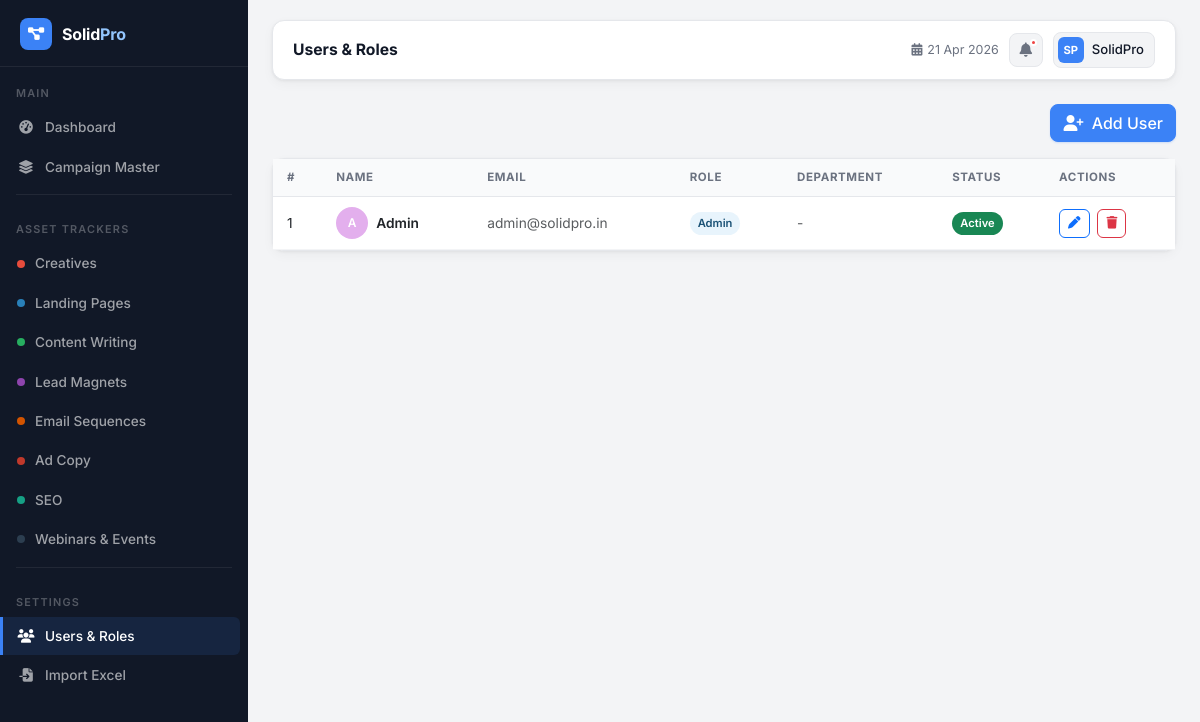
/users.php (signed in), run on the app's committed database.
### tables this page shows
CREATE TABLE IF NOT EXISTS users (
    id INT AUTO_INCREMENT PRIMARY KEY,
    name VARCHAR(150) NOT NULL,
    email VARCHAR(200) UNIQUE,
    password_hash VARCHAR(255),
    role VARCHAR(50) DEFAULT 'Team Member',
    department VARCHAR(100),
    project_scope TEXT,
    status VARCHAR(10) DEFAULT 'active',
    last_login TIMESTAMP NULL,
    created_at TIMESTAMP DEFAULT CURRENT_TIMESTAMP
);

### users.php (the view, shortened to what this page needs)
<?php
require_once 'includes/auth.php';
$pageTitle = 'Users & Roles';
$db = getDB();
$users = $db->query("SELECT * FROM users ORDER BY status ASC, name ASC");
include 'includes/header.php';
?>
<div class="d-flex justify-content-end mb-3">
    <button class="btn btn-primary" data-bs-toggle="modal" data-bs-target="#userModal">
        <i class="fa fa-user-plus me-1"></i> Add User
    </button>
</div>
<div class="card">
    <div class="card-body p-0">
        <div class="table-responsive">
            <table class="table table-hover mb-0" style="font-size:.86rem;">
                <thead class="table-light">
                    <tr>
                        <th>#</th>
                        <th>Name</th>
                        <th class="hide-xs">Email</th>
                        <th>Role</th>
                        <th class="d-none d-md-table-cell">Department</th>
                        <th>Status</th>
                        <th style="min-width:80px;">Actions</th>
                    </tr>
                </thead>
                <tbody>
                <?php if ($users->num_rows === 0): ?>
                    <tr><td colspan="7" class="text-center text-muted py-5">
                        No users yet. Click "Add User" to get started.
                    </td></tr>
                <?php else: $i=1; while ($u = $users->fetch_assoc()): ?>
                    <tr>
                        <td><?= $i++ ?></td>
                        <td>
                            <div class="d-flex align-items-center gap-2">
                                <div style="width:32px;height:32px;border-radius:50%;background:<?= '#' . substr(md5($u['name']),0,6) ?>;display:flex;align-items:center;justify-content:center;color:#fff;font-size:.75rem;font-weight:600;flex-shrink:0;">
                                    <?= strtoupper(substr($u['name'],0,1)) ?>
                                </div>
                                <span class="fw-semibold"><?= htmlspecialchars($u['name']) ?></span>
                            </div>
                        </td>
                        <td class="hide-xs text-muted"><?= htmlspecialchars($u['email'] ?? '-') ?></td>
                        <td>
                            <span class="badge-pill" style="background:#e8f4fc;color:#1a5276;">
                                <?= htmlspecialchars($u['role']) ?>
                            </span>
                        </td>
                        <td class="d-none d-md-table-cell text-muted"><?= htmlspecialchars($u['department'] ?? '-') ?></td>
                        <td>
                            <span class="badge-pill <?= $u['status']==='active'?'bg-success text-white':'bg-secondary text-white' ?>">
                                <?= ucfirst($u['status']) ?>
                            </span>
                        </td>
                        <td>
                            <button class="btn btn-sm btn-outline-primary me-1"
                                onclick="editUser(<?= htmlspecialchars(json_encode($u)) ?>)">
                                <i class="fa fa-pen"></i>
                            </button>
                            <button class="btn btn-sm btn-outline-danger"
                                onclick="deleteUser(<?= $u['id'] ?>, '<?= htmlspecialchars(addslashes($u['name'])) ?>')">
                                <i class="fa fa-trash"></i>
                            </button>
                        </td>
                    </tr>
                <?php endwhile; endif; ?>
                </tbody>
            </table>
        </div>
    </div>
</div>
<?php include 'includes/footer.php'; $db->close(); ?>

### includes/header.php (shortened to what this page needs)
<!DOCTYPE html>
<html lang="en">
<head>
    <link href="https://cdn.jsdelivr.net/npm/bootstrap@5.3.0/dist/css/bootstrap.min.css" rel="stylesheet">
    <link href="https://cdnjs.cloudflare.com/ajax/libs/font-awesome/6.4.0/css/all.min.css" rel="stylesheet">
</head>
<body>
<?php
$currentPage = basename($_SERVER['PHP_SELF']);
$currentType = $_GET['type'] ?? '';
?>
<div class="sidebar" id="sidebar">
    <div class="brand">
        <div class="brand-inner">
            <div class="brand-icon"><i class="fa fa-diagram-project"></i></div>
            <div class="brand-text">Solid<span>Pro</span></div>
        </div>
    </div>
    <nav>
        <div class="sidebar-section">Main</div>
        <a href="index.php" class="<?= $currentPage==='index.php'?'active':'' ?>" onclick="closeSidebar()">
            <span class="nav-icon"><i class="fa fa-gauge-high fa-fw"></i></span> Dashboard
        </a>
        <a href="campaigns.php" class="<?= $currentPage==='campaigns.php'?'active':'' ?>" onclick="closeSidebar()">
            <span class="nav-icon"><i class="fa fa-layer-group fa-fw"></i></span> Campaign Master
        </a>
        <div class="sidebar-divider"></div>
        <div class="sidebar-section">Asset Trackers</div>
        <?php foreach ($ASSET_TYPES as $navType => $navCfg): ?>
        <a href="assets.php?type=<?= $navType ?>"
           class="<?= ($currentPage==='assets.php' && $currentType===$navType)?'active':'' ?>"
           onclick="closeSidebar()">
            <span class="dot" style="background:<?= $navCfg['color'] ?>;"></span>
            <?= $navCfg['label'] ?>
        </a>
        <?php endforeach; ?>
        <div class="sidebar-divider"></div>
        <div class="sidebar-section">Settings</div>
        <a href="users.php" class="<?= $currentPage==='users.php'?'active':'' ?>" onclick="closeSidebar()">
            <span class="nav-icon"><i class="fa fa-users fa-fw"></i></span> Users &amp; Roles
        </a>
        <a href="upload.php" class="<?= $currentPage==='upload.php'?'active':'' ?>" onclick="closeSidebar()">
            <span class="nav-icon"><i class="fa fa-file-import fa-fw"></i></span> Import Excel
        </a>
    </nav>
</div>
<div class="main-content">
    <div class="topbar">
        <div class="topbar-left">
            <h5><?= htmlspecialchars($pageTitle ?? 'Dashboard') ?></h5>
        </div>
        <div class="topbar-right">
            <div class="topbar-date">
                <i class="fa fa-calendar-days"></i><?= date('d M Y') ?>
            </div>
            <div class="topbar-bell" title="Notifications">
                <i class="fa fa-bell"></i>
                <span class="bell-dot"></span>
            </div>
            <div class="topbar-user">
                <div class="user-avatar-sm">SP</div>
                <span>SolidPro</span>
            </div>
        </div>
    </div>

### includes/footer.php (shortened to what this page needs)
</div>
</body>
</html>

### data on the page
users: name "A", name "Admin", email "admin@solidpro.in", role "Admin", department "-", status "Active"

### other printed values
$navCfg['label'] "Creatives"
$navCfg['label'] "Landing Pages"
$navCfg['label'] "Content Writing"
$navCfg['label'] "Lead Magnets"
$navCfg['label'] "Email Sequences"
$navCfg['label'] "Ad Copy"
$navCfg['label'] "SEO"
$navCfg['label'] "Webinars & Events"
$pageTitle "Users & Roles"
